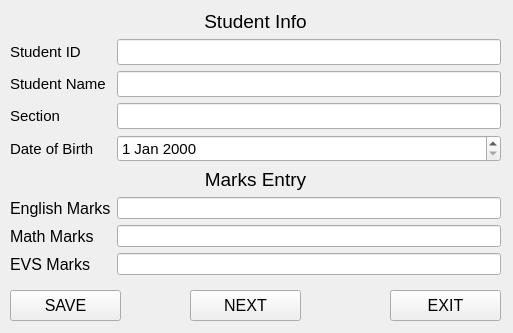
<?xml version="1.0" encoding="UTF-8"?>
<ui version="4.0">
 <class>DataEntryWindow</class>
 <widget class="QMainWindow" name="DataEntryWindow">
  <property name="enabled">
   <bool>true</bool>
  </property>
  <property name="geometry">
   <rect>
    <x>0</x>
    <y>0</y>
    <width>513</width>
    <height>333</height>
   </rect>
  </property>
  <property name="windowTitle">
   <string>Data Entry Prep</string>
  </property>
  <widget class="QWidget" name="centralwidget">
   <widget class="QWidget" name="formLayoutWidget">
    <property name="geometry">
     <rect>
      <x>10</x>
      <y>10</y>
      <width>491</width>
      <height>271</height>
     </rect>
    </property>
    <layout class="QFormLayout" name="formLayout">
     <property name="sizeConstraint">
      <enum>QLayout::SetDefaultConstraint</enum>
     </property>
     <item row="0" column="0" colspan="2">
      <widget class="QLabel" name="studentInfotitle">
       <property name="font">
        <font>
         <family>Meiryo UI</family>
         <pointsize>14</pointsize>
        </font>
       </property>
       <property name="text">
        <string>Student Info</string>
       </property>
       <property name="alignment">
        <set>Qt::AlignCenter</set>
       </property>
      </widget>
     </item>
     <item row="1" column="0">
      <widget class="QLabel" name="studentIdLabel">
       <property name="font">
        <font>
         <pointsize>11</pointsize>
        </font>
       </property>
       <property name="text">
        <string>Student ID</string>
       </property>
      </widget>
     </item>
     <item row="1" column="1">
      <widget class="QLineEdit" name="studentIdInput">
       <property name="font">
        <font>
         <pointsize>11</pointsize>
        </font>
       </property>
      </widget>
     </item>
     <item row="2" column="0">
      <widget class="QLabel" name="studentNameLabel">
       <property name="font">
        <font>
         <pointsize>11</pointsize>
        </font>
       </property>
       <property name="text">
        <string>Student Name</string>
       </property>
      </widget>
     </item>
     <item row="2" column="1">
      <widget class="QLineEdit" name="studentNameInput">
       <property name="font">
        <font>
         <pointsize>11</pointsize>
        </font>
       </property>
      </widget>
     </item>
     <item row="3" column="0">
      <widget class="QLabel" name="studentSectionLabel">
       <property name="font">
        <font>
         <pointsize>11</pointsize>
        </font>
       </property>
       <property name="text">
        <string>Section</string>
       </property>
      </widget>
     </item>
     <item row="3" column="1">
      <widget class="QLineEdit" name="studentSectionInput">
       <property name="font">
        <font>
         <pointsize>11</pointsize>
        </font>
       </property>
      </widget>
     </item>
     <item row="4" column="0">
      <widget class="QLabel" name="studentDobLabel">
       <property name="font">
        <font>
         <pointsize>11</pointsize>
        </font>
       </property>
       <property name="text">
        <string>Date of Birth</string>
       </property>
      </widget>
     </item>
     <item row="4" column="1">
      <widget class="QDateEdit" name="dobInput">
       <property name="font">
        <font>
         <pointsize>11</pointsize>
        </font>
       </property>
      </widget>
     </item>
     <item row="5" column="0" colspan="2">
      <widget class="QLabel" name="label">
       <property name="font">
        <font>
         <family>Meiryo UI</family>
         <pointsize>14</pointsize>
        </font>
       </property>
       <property name="text">
        <string>Marks Entry</string>
       </property>
       <property name="alignment">
        <set>Qt::AlignCenter</set>
       </property>
      </widget>
     </item>
     <item row="6" column="0">
      <widget class="QLabel" name="engLabel">
       <property name="font">
        <font>
         <pointsize>12</pointsize>
        </font>
       </property>
       <property name="text">
        <string>English Marks</string>
       </property>
      </widget>
     </item>
     <item row="6" column="1">
      <widget class="QLineEdit" name="engMarks"/>
     </item>
     <item row="7" column="0">
      <widget class="QLabel" name="mathLabel">
       <property name="font">
        <font>
         <pointsize>12</pointsize>
        </font>
       </property>
       <property name="text">
        <string>Math Marks</string>
       </property>
      </widget>
     </item>
     <item row="7" column="1">
      <widget class="QLineEdit" name="mathMarks"/>
     </item>
     <item row="8" column="0">
      <widget class="QLabel" name="evsLabel">
       <property name="font">
        <font>
         <pointsize>12</pointsize>
        </font>
       </property>
       <property name="text">
        <string>EVS Marks</string>
       </property>
      </widget>
     </item>
     <item row="8" column="1">
      <widget class="QLineEdit" name="evsMarks"/>
     </item>
    </layout>
   </widget>
   <widget class="QPushButton" name="saveBtn">
    <property name="geometry">
     <rect>
      <x>10</x>
      <y>290</y>
      <width>111</width>
      <height>31</height>
     </rect>
    </property>
    <property name="font">
     <font>
      <pointsize>12</pointsize>
     </font>
    </property>
    <property name="text">
     <string>SAVE</string>
    </property>
   </widget>
   <widget class="QPushButton" name="nextBtn">
    <property name="geometry">
     <rect>
      <x>190</x>
      <y>290</y>
      <width>111</width>
      <height>31</height>
     </rect>
    </property>
    <property name="font">
     <font>
      <pointsize>12</pointsize>
     </font>
    </property>
    <property name="text">
     <string>NEXT</string>
    </property>
   </widget>
   <widget class="QPushButton" name="exitBtn">
    <property name="geometry">
     <rect>
      <x>390</x>
      <y>290</y>
      <width>111</width>
      <height>31</height>
     </rect>
    </property>
    <property name="font">
     <font>
      <pointsize>12</pointsize>
     </font>
    </property>
    <property name="text">
     <string>EXIT</string>
    </property>
   </widget>
  </widget>
 </widget>
 <resources/>
 <connections/>
</ui>
